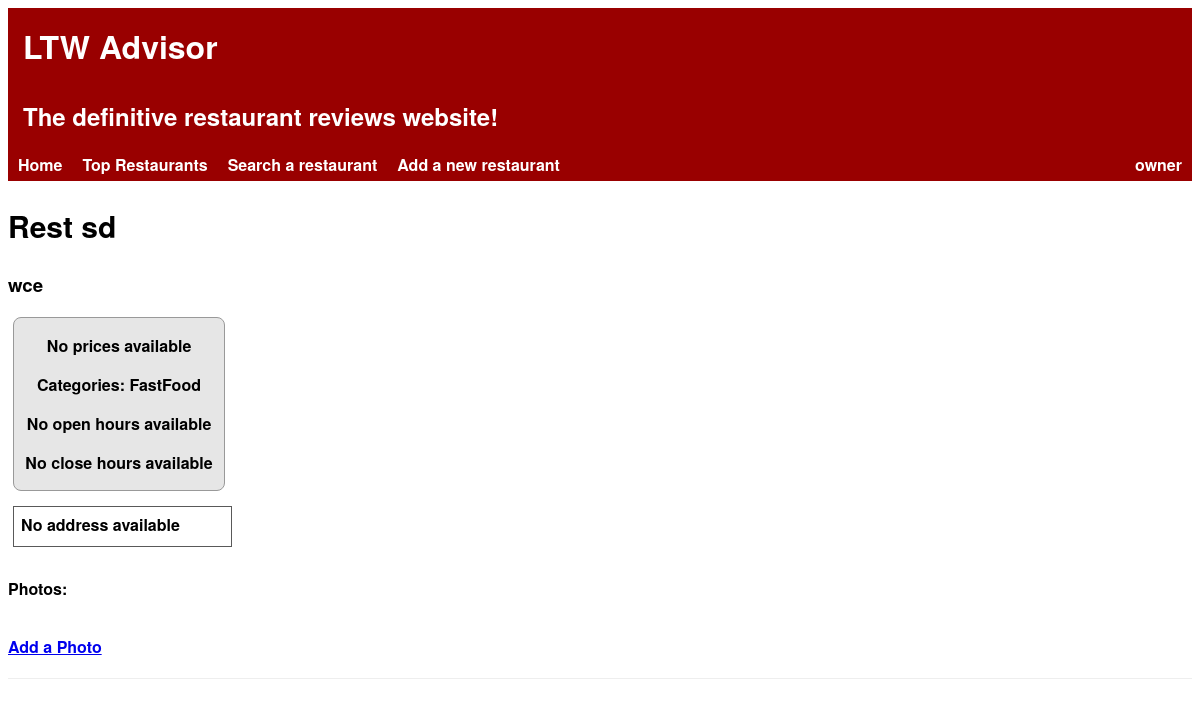
The app's page /templates/restaurant.php?idRestaurant=13 (signed in) with its own data.
### tables this page shows
CREATE TABLE Restaurant(
    idRestaurant        INTEGER PRIMARY KEY AUTOINCREMENT,
    name                STRING NOT NULL,
    description         STRING NOT NULL,
    score               FLOAT,

    idOwner             INTEGER REFERENCES User(idUser),
    idRestaurantInfo    INTEGER REFERENCES RestaurantInfo(idRestaurantInfo)
);

CREATE TABLE RestaurantInfo(
    idRestaurantInfo    INTEGER PRIMARY KEY AUTOINCREMENT,
    price               INTEGER,
    category            STRING,
    openHours           DATE,
    closeHours          DATE,

    idLocalization      INTEGER REFERENCES Localization(idLocalization)
);

### database/db_restaurants.php (called while the page is built, shortened)
<?php
    function getRestaurantById($idRestaurant) {
        global $db;
        $stmt = $db->prepare('SELECT * FROM Restaurant WHERE idRestaurant = :id');
        $stmt->bindParam(':id', $idRestaurant);
        $stmt->execute();
        return $stmt->fetch();
    }
?>

### database/db_restaurants_info.php (called while the page is built, shortened)
<?php
    function getInfoById($idRestaurantInfo) {
        global $db;
        $stmt = $db->prepare('SELECT * FROM RestaurantInfo WHERE idRestaurantInfo = :id');
        $stmt->bindParam(':id', $idRestaurantInfo);
        $stmt->execute();
        return $stmt->fetch();
    }
?>

### database/db_localization.php (called while the page is built, shortened)
<?php
    function getLocalizationById($idLocalization) {
        global $db;
        $stmt = $db->prepare('SELECT * FROM Localization WHERE idLocalization = :id');
        $stmt->bindParam(':id', $idLocalization);
        $stmt->execute();
        return $stmt->fetch();
    }
?>

### templates/restaurant.php (the view, shortened to what this page needs)
<html>
<head>
<link rel="stylesheet" href="../css/restaurant.css">
</head>
</html>
<?php
    include_once('../database/connection.php');
    include_once('../database/db_restaurants.php');
    include_once('../database/db_restaurants_info.php');
    include_once('../database/db_localization.php');
    if(isset($_GET['idRestaurant'])) {
        $restaurant = getRestaurantById($_GET['idRestaurant']);
    } else {
        $_SESSION['idRestaurant'] = $_SESSION['restaurant'];
        $restaurant = $_SESSION['restaurant'];
        if($restaurant == false)
            die('There was no restaurant with the specified id');
    }
    $info = getInfoById($restaurant['idRestaurantInfo']);
    $localization = getLocalizationById($info['idLocalization']);
    include_once('header.php');
?>
<section>
    <div id='restaurant'>
        <h2><?=$restaurant['name']?></h2>
        <h3><?=$restaurant['description']?></h3>
    </div>
    <div id='restaurantInfo'>
        <div id="price">
		<?php if($info['price']) { ?>
			<p>Price: <?=$info['price']?> €</p>
        <?php } else { ?>
            <p>No prices available</p>
        <?php } ?>
		 </div>
		<div id="cat">
        <?php if($info['category']) { ?>
			<p>Categories: <?=$info['category']?></p>
        <?php } else { ?>
            <p>No categories available</p>
        <?php } ?>
		 </div>
		<div id="open">
        <?php if($info['openHours']) { ?>
            <p>Open Hours: <?=$info['openHours']?></p>
        <?php } else { ?>
            <p>No open hours available</p>
        <?php } ?>
		</div>
        <?php if($info['closeHours']) { ?>
            <p>Close hours: <?=$info['closeHours']?></p>
        <?php } else { ?>
            <p>No close hours available</p>
        <?php } ?>
    </div>
	<div class="localization">
        <?php if(isset($localization['country']) || isset($localization['city']) || isset($localization['road'])) { ?>
            <div id="map" style="width:200px; height:300px"></div>
			<label>Address: </label>
        <?php } else { ?>
            <label>No address available</label>
        <?php } ?>
    </div>
	<label> Photos: </label>
	<div id="add">
    <a href="../pages/add_photos.php?idRestaurant=<?=$_GET['idRestaurant']?>&idRestaurantInfo=<?=$info['idRestaurantInfo']?>">Add a Photo</a>
	</div>
    <div id='reviews'>
    </div>
</section>

### css/restaurant.css (style rules this page uses)
#restaurant h2 { font-size: 30px; line-height: 40px; }
#restaurantInfo { background-color: #e6e6e6; width: 210px; border: 1px groove #999999; border-radius: 8px; margin-left: 5px; margin-bottom: 15px; text-align: center; }
.localization { width: 210px; border: 1px solid #595959; padding-left: 7px; padding-top: 6px; margin: 5px 0px 30px 5px; }
#add { padding: 20px 0px 20px 0px; }
#reviews { padding-bottom: 15px; border-top-style: groove; border-right-style: hidden; border-bottom-style: hidden; border-left-style: hidden; border-width: 1px; }

### css/header.css (style rules this page uses)
html { font-family: 'Helvetica Neue', sans-serif; font-weight: bold; height: 100%; }

### records on screen
restaurant: name "Rest sd", description "wce"
restaurantinfo: category "FastFood"

### other values on screen
$_SESSION['username'] "owner"
